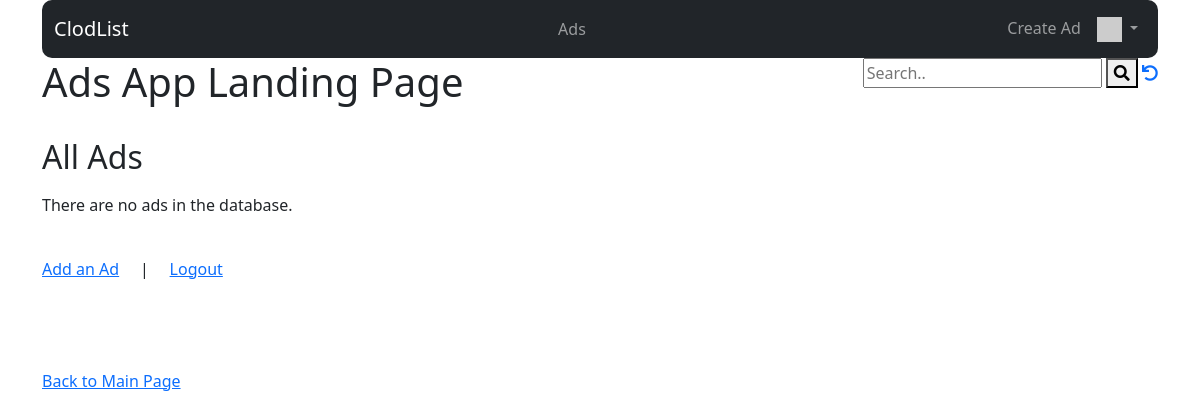
The app's page /ads/ (signed in), older data.
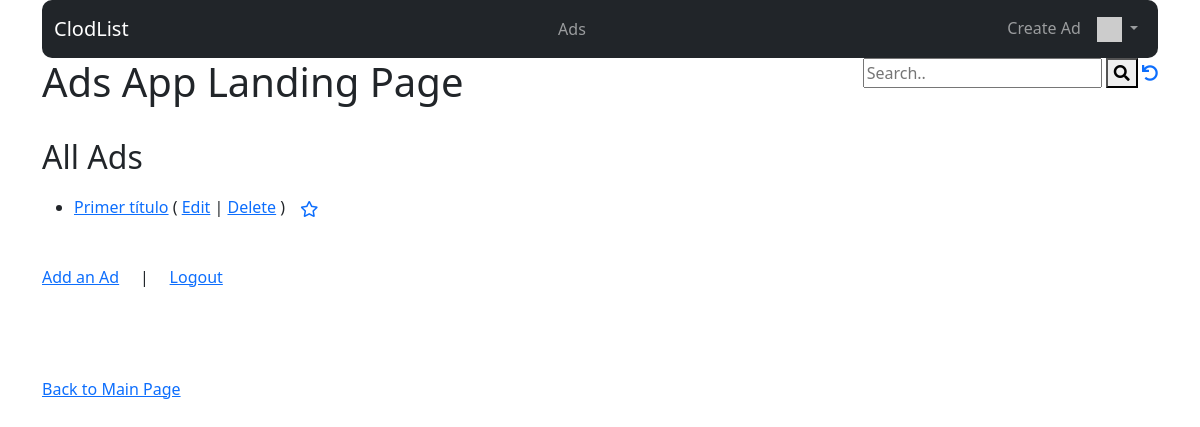
The same page, newer data.
### ads/models.py (models this page shows, shortened)
class Ad(models.Model) :
    title = models.CharField(
            max_length=200,
            validators=[MinLengthValidator(2, "Title must be greater than 2 characters")]
    )
    price = models.DecimalField(max_digits=7, decimal_places=2, null=True)
    text = models.TextField()
    tags = TaggableManager(blank=True)
    owner = models.ForeignKey(settings.AUTH_USER_MODEL, on_delete=models.CASCADE)
    comments = models.ManyToManyField(settings.AUTH_USER_MODEL,
        through='Comment', related_name='comments_owned')
    favorites = models.ManyToManyField(settings.AUTH_USER_MODEL,
        through='Fav', related_name='favorite_ads')
    picture = models.BinaryField(null=True, blank=True, editable=True)
    content_type = models.CharField(max_length=256, null=True, blank=True,
                                    help_text='The MIMEType of the file')
    created_at = models.DateTimeField(auto_now_add=True)
    updated_at = models.DateTimeField(auto_now=True)

### ads/views.py (the view)
# urls.py: path('', views.AdListView.as_view(), name='all'),
class AdListView(OwnerListView):
    model = Ad
    template_name = "ads/ad_list.html"
    def get(self, request) :
        strval =  request.GET.get("search", False)
        if strval :
            query = Q(title__icontains=strval)
            query.add(Q(text__icontains=strval), Q.OR)
            ad_list = Ad.objects.filter(query).select_related().distinct().order_by('-updated_at')[:10]
        else :
            ad_list = Ad.objects.all().order_by('-updated_at')[:10]
        for obj in ad_list:
            obj.natural_updated = naturaltime(obj.updated_at)
        if request.user.is_authenticated:
            rows = request.user.favorite_ads.values('id')
            favorites = [ row['id'] for row in rows ]
        else:
            favorites = []
        ctx = {'ad_list' : ad_list, 'search': strval, 'favorites': favorites}
        return render(request, self.template_name, ctx)

### home/context_processors.py (called while the page is built)
def settings(request):
    return {
        'settings': django_settings,
    }

### home/templatetags/app_tags.py (called while the page is built)
@register.filter(name='gravatar')
def gravatar(user, size=35):
    email = str(user.email.strip().lower()).encode('utf-8')
    email_hash = md5(email).hexdigest()
    url = "//www.gravatar.com/avatar/{0}?s={1}&d=identicon&r=PG"
    return url.format(email_hash, size)

### ads/templates/ads/ad_list.html (shortened to what this page needs)
{% extends "base_menu.html" %}
{% block content %}
  <div style="float:right">
    <form>
      <input type="text"
             placeholder="Search.."
             name="search"
             {% if search %}value="{{ search }}"{% endif %}>
      <button type="submit">
        <i class="fa fa-search"></i>
      </button>
      <a href="{% url 'ads:all' %}"><i class="fa fa-undo"></i></a>
    </form>
  </div>
  <h1>Ads App Landing Page</h1>
  <br />
  <h2>All Ads</h2>
  <p>
    {% if ad_list %}
      <ul>
        {% for ad in ad_list %}
          <li>
            <a href="{% url 'ads:ad_detail' ad.id %}">{{ ad.title }}</a>
            {% if ad.owner == user %}
              (
              <a href="{% url 'ads:ad_update' ad.id %}">Edit</a> |
              <a href="{% url 'ads:ad_delete' ad.id %}">Delete</a>
              )
            {% endif %}
            {% if user.is_authenticated %}
              <a href="#"
                 onclick="favPost('{% url 'ads:ad_favorite' ad.id %}', {{ ad.id }} );return false;"
                 id="unfavorite_star_{{ ad.id }}">
                <span class="fa-stack" style="vertical-align: middle;">
                  <i class="fa fa-star-o fa-stack-1x"></i>
                </span>
              </a>
            {% endif %}
          </li>
        {% endfor %}
      </ul>
    {% else %}
      <p>There are no ads in the database.</p>
    {% endif %}
  </p>
<p>
  <a href="{% url 'ads:ad_create' %}">Add an Ad</a> &nbsp; &nbsp;   |  &nbsp; &nbsp;
  {% if user.is_authenticated %}
    <a href="{% url 'logout' %}?next={% url 'ads:all' %}">Logout</a>
  {% else %}
    <a href="{% url 'login' %}?next={% url 'ads:all' %}">Login</a>
  {% endif %}
</p>
<p>
  <a href="{% url 'home:home' %}">Back to Main Page</a>
</p>
{% endblock %}

### home/templates/base_menu.html (shortened to what this page needs)
{% extends 'base_bootstrap.html' %}
{% load app_tags %}
{% block navbar %}
<nav class="navbar navbar-expand-lg navbar-dark bg-dark" style="border-radius:10px !important">
  <div class="container-fluid">
    <a class="navbar-brand" href="{% url 'ads:all' %}">{{ settings.APP_NAME }}</a>
    <ul class="navbar-nav">
      {% url 'ads:all' as x %}
      <li {% if request.get_full_path == x %}class="active"{% endif %}>
          <a class="nav-link" href="{% url 'ads:all' %}" role="button">Ads</a></li>
    </ul>
    <ul class="navbar-nav">
      {% if user.is_authenticated %}
      <li>
         <a class="nav-link" href="{% url 'ads:ad_create' %}">Create Ad</a>
      </li>
      <li class="nav-item dropdown">
         <a class="nav-link dropdown-toggle" href="#" id="rightnavDropdown" role="button" data-bs-toggle="dropdown" aria-expanded="false">
            <img style="width: 25px;" src="{{ user|gravatar:60 }}"/><b class="caret"></b>
        </a>
       </li>
       {% else %}
       <li class="nav-item"><a class="nav-link" href="{% url 'login' %}?next={% url 'ads:all' %}">Login</a></li>
       {% endif %}
    </ul>
  </div>
</nav>
{% endblock %}

### home/templates/base_bootstrap.html (shortened to what this page needs)
<!DOCTYPE html>
<html>
<head>
<link href="https://cdn.jsdelivr.net/npm/bootstrap@5.0.2/dist/css/bootstrap.min.css" rel="stylesheet">
<link rel="stylesheet" href="https://use.fontawesome.com/releases/v5.8.1/css/all.css">
<link rel="stylesheet" href="https://use.fontawesome.com/releases/v5.8.1/css/v4-shims.css">
</head>
<body>
<div class="container">
{% block navbar %} {% endblock %}
{% block content %}
{% endblock %}
</div>
</body>
</html>

Row changes from the older to the newer data that the page shows:
added Ad: title "Primer título", shows "Edit"
Text that changed along with them:
text no longer shown: "There are no ads in the database."
